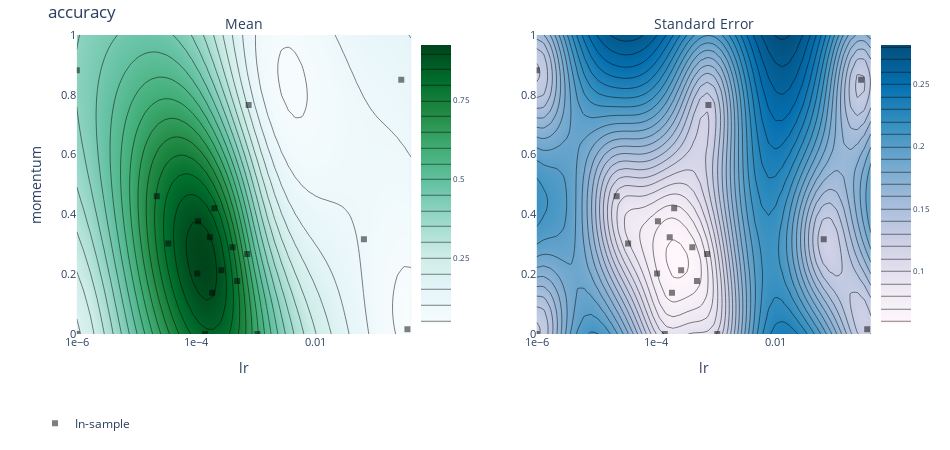

The code cell stored with this chart in its notebook:
### Code cell
# plot response surface 
render(plot_contour(model=model, param_x='lr', param_y='momentum', metric_name='accuracy'))

### Figure 1 — Plotly figure (JSON) as saved in the notebook; plotly's stock layout.template omitted (floating-point values rounded to 4 significant figures; data arrays with more than 128 entries replaced by an {"elided": "..."} marker saying what was removed)
{"data": [{"autocolorscale": false, "autocontour": true, "colorbar": {"tickfont": {"size": 8}, "ticksuffix": "", "x": 0.45, "y": 0.5}, "colorscale": [[0, "rgb(247,252,253)"], [0.125, "rgb(229,245,249)"], [0.25, "rgb(204,236,230)"], [0.375, "rgb(153,216,201)"], [0.5, "rgb(102,194,164)"], [0.625, "rgb(65,174,118)"], [0.75, "rgb(35,139,69)"], [0.875, "rgb(0,109,44)"], [1, "rgb(0,68,27)"]], "contours": {"coloring": "heatmap"}, "hoverinfo": "x+y+z", "ncontours": 25, "type": "contour", "x": [1e-06, 1.301e-06, 1.693e-06, 2.203e-06, 2.866e-06, 3.729e-06, 4.853e-06, 6.314e-06, 8.215e-06, 1.069e-05, 1.391e-05, 1.81e-05, 2.355e-05, 3.064e-05, 3.986e-05, 5.187e-05, 6.749e-05, 8.782e-05, 0.0001143, 0.0001487, 0.0001934, 0.0002517, 0.0003275, 0.0004261, 0.0005545, 0.0007214, 0.0009387, 0.001221, 0.001589, 0.002068, 0.00269, 0.003501, 0.004555, 0.005927, 0.007712, 0.01003, 0.01306, 0.01699, 0.0221, 0.02876, 0.03742, 0.04869, 0.06335, 0.08243, 0.1073, 0.1396, 0.1816, 0.2363, 0.3074, 0.4], "xaxis": "x", "y": [0, 0.02041, 0.04082, 0.06122, 0.08163, 0.102, 0.1224, 0.1429, 0.1633, 0.1837, 0.2041, 0.2245, 0.2449, 0.2653, 0.2857, 0.3061, 0.3265, 0.3469, 0.3673, 0.3878, 0.4082, 0.4286, 0.449, 0.4694, 0.4898, 0.5102, 0.5306, 0.551, 0.5714, 0.5918, 0.6122, 0.6327, 0.6531, 0.6735, 0.6939, 0.7143, 0.7347, 0.7551, 0.7755, 0.7959, 0.8163, 0.8367, 0.8571, 0.8776, 0.898, 0.9184, 0.9388, 0.9592, 0.9796, 1], "yaxis": "y", "z": {"elided": "50x50 float values"}, "zauto": true, "zmax": 0.9272, "zmin": -0.9272}, {"autocolorscale": false, "autocontour": true, "colorbar": {"tickfont": {"size": 8}, "ticksuffix": "", "x": 1, "y": 0.5}, "colorscale": [[0, "rgb(255,247,251)"], [0.1429, "rgb(236,231,242)"], [0.2857, "rgb(208,209,230)"], [0.4286, "rgb(166,189,219)"], [0.5714, "rgb(116,169,207)"], [0.7143, "rgb(54,144,192)"], [0.8571, "rgb(5,112,176)"], [1, "rgb(3,78,123)"]], "contours": {"coloring": "heatmap"}, "hoverinfo": "x+y+z", "ncontours": 25, "type": "contour", "x": [1e-06, 1.301e-06, 1.693e-06, 2.203e-06, 2.866e-06, 3.729e-06, 4.853e-06, 6.314e-06, 8.215e-06, 1.069e-05, 1.391e-05, 1.81e-05, 2.355e-05, 3.064e-05, 3.986e-05, 5.187e-05, 6.749e-05, 8.782e-05, 0.0001143, 0.0001487, 0.0001934, 0.0002517, 0.0003275, 0.0004261, 0.0005545, 0.0007214, 0.0009387, 0.001221, 0.001589, 0.002068, 0.00269, 0.003501, 0.004555, 0.005927, 0.007712, 0.01003, 0.01306, 0.01699, 0.0221, 0.02876, 0.03742, 0.04869, 0.06335, 0.08243, 0.1073, 0.1396, 0.1816, 0.2363, 0.3074, 0.4], "xaxis": "x2", "y": [0, 0.02041, 0.04082, 0.06122, 0.08163, 0.102, 0.1224, 0.1429, 0.1633, 0.1837, 0.2041, 0.2245, 0.2449, 0.2653, 0.2857, 0.3061, 0.3265, 0.3469, 0.3673, 0.3878, 0.4082, 0.4286, 0.449, 0.4694, 0.4898, 0.5102, 0.5306, 0.551, 0.5714, 0.5918, 0.6122, 0.6327, 0.6531, 0.6735, 0.6939, 0.7143, 0.7347, 0.7551, 0.7755, 0.7959, 0.8163, 0.8367, 0.8571, 0.8776, 0.898, 0.9184, 0.9388, 0.9592, 0.9796, 1], "yaxis": "y2", "z": {"elided": "50x50 float values"}}, {"hoverinfo": "text", "legendgroup": "In-sample", "marker": {"color": "black", "opacity": 0.5, "symbol": 1}, "mode": "markers", "name": "In-sample", "text": ["Arm 0_0<br>accuracy: 0.9 (SEM: None)<br>lr: 0.000201651<br>momentum: 0.420653", "Arm 10_0<br>accuracy: 0.148333 (SEM: None)<br>lr: 1e-06<br>momentum: 0", "Arm 11_0<br>accuracy: 0.920167 (SEM: None)<br>lr: 0.000486735<br>momentum: 0.17733", "Arm 12_0<br>accuracy: 0.932167 (SEM: None)<br>lr: 0.000406144<br>momentum: 0.290387", "Arm 13_0<br>accuracy: 0.91 (SEM: None)<br>lr: 0.000263878<br>momentum: 0.212977", "Arm 14_0<br>accuracy: 0.644833 (SEM: None)<br>lr: 0.0010632<br>momentum: 0", "Arm 15_0<br>accuracy: 0.415 (SEM: None)<br>lr: 1e-06<br>momentum: 0.881839", "Arm 16_0<br>accuracy: 0.265333 (SEM: None)<br>lr: 0.000718557<br>momentum: 0.26769", "Arm 17_0<br>accuracy: 0.887667 (SEM: None)<br>lr: 0.000104291<br>momentum: 0.202566", "Arm 18_0<br>accuracy: 0.899833 (SEM: None)<br>lr: 0.000185347<br>momentum: 0.137552", "Arm 1_0<br>accuracy: 0.1015 (SEM: None)<br>lr: 0.0645761<br>momentum: 0.317137", "Arm 2_0<br>accuracy: 0 (SEM: None)<br>lr: 0.345759<br>momentum: 0.0156127", "Arm 3_0<br>accuracy: 0.109833 (SEM: None)<br>lr: 0.27297<br>momentum: 0.849976", "Arm 4_0<br>accuracy: 0.109833 (SEM: None)<br>lr: 0.000756118<br>momentum: 0.765544", "Arm 5_0<br>accuracy: 0.827333 (SEM: None)<br>lr: 3.41109e-05<br>momentum: 0.302695", "Arm 6_0<br>accuracy: 0.790667 (SEM: None)<br>lr: 2.19211e-05<br>momentum: 0.460439", "Arm 7_0<br>accuracy: 0.915833 (SEM: None)<br>lr: 0.000169826<br>momentum: 0.323907", "Arm 8_0<br>accuracy: 0.892333 (SEM: None)<br>lr: 0.000107822<br>momentum: 0.376809", "Arm 9_0<br>accuracy: 0.82 (SEM: None)<br>lr: 0.000140548<br>momentum: 0"], "type": "scatter", "x": [0.0002017, 1e-06, 0.0004867, 0.0004061, 0.0002639, 0.001063, 1e-06, 0.0007186, 0.0001043, 0.0001853, 0.06458, 0.3458, 0.273, 0.0007561, 3.411e-05, 2.192e-05, 0.0001698, 0.0001078, 0.0001405], "xaxis": "x", "y": [0.4207, 0, 0.1773, 0.2904, 0.213, 0, 0.8818, 0.2677, 0.2026, 0.1376, 0.3171, 0.01561, 0.85, 0.7655, 0.3027, 0.4604, 0.3239, 0.3768, 0], "yaxis": "y"}, {"hoverinfo": "text", "legendgroup": "In-sample", "marker": {"color": "black", "opacity": 0.5, "symbol": 1}, "mode": "markers", "name": "In-sample", "showlegend": false, "text": ["Arm 0_0<br>accuracy: 0.9 (SEM: None)<br>lr: 0.000201651<br>momentum: 0.420653", "Arm 10_0<br>accuracy: 0.148333 (SEM: None)<br>lr: 1e-06<br>momentum: 0", "Arm 11_0<br>accuracy: 0.920167 (SEM: None)<br>lr: 0.000486735<br>momentum: 0.17733", "Arm 12_0<br>accuracy: 0.932167 (SEM: None)<br>lr: 0.000406144<br>momentum: 0.290387", "Arm 13_0<br>accuracy: 0.91 (SEM: None)<br>lr: 0.000263878<br>momentum: 0.212977", "Arm 14_0<br>accuracy: 0.644833 (SEM: None)<br>lr: 0.0010632<br>momentum: 0", "Arm 15_0<br>accuracy: 0.415 (SEM: None)<br>lr: 1e-06<br>momentum: 0.881839", "Arm 16_0<br>accuracy: 0.265333 (SEM: None)<br>lr: 0.000718557<br>momentum: 0.26769", "Arm 17_0<br>accuracy: 0.887667 (SEM: None)<br>lr: 0.000104291<br>momentum: 0.202566", "Arm 18_0<br>accuracy: 0.899833 (SEM: None)<br>lr: 0.000185347<br>momentum: 0.137552", "Arm 1_0<br>accuracy: 0.1015 (SEM: None)<br>lr: 0.0645761<br>momentum: 0.317137", "Arm 2_0<br>accuracy: 0 (SEM: None)<br>lr: 0.345759<br>momentum: 0.0156127", "Arm 3_0<br>accuracy: 0.109833 (SEM: None)<br>lr: 0.27297<br>momentum: 0.849976", "Arm 4_0<br>accuracy: 0.109833 (SEM: None)<br>lr: 0.000756118<br>momentum: 0.765544", "Arm 5_0<br>accuracy: 0.827333 (SEM: None)<br>lr: 3.41109e-05<br>momentum: 0.302695", "Arm 6_0<br>accuracy: 0.790667 (SEM: None)<br>lr: 2.19211e-05<br>momentum: 0.460439", "Arm 7_0<br>accuracy: 0.915833 (SEM: None)<br>lr: 0.000169826<br>momentum: 0.323907", "Arm 8_0<br>accuracy: 0.892333 (SEM: None)<br>lr: 0.000107822<br>momentum: 0.376809", "Arm 9_0<br>accuracy: 0.82 (SEM: None)<br>lr: 0.000140548<br>momentum: 0"], "type": "scatter", "x": [0.0002017, 1e-06, 0.0004867, 0.0004061, 0.0002639, 0.001063, 1e-06, 0.0007186, 0.0001043, 0.0001853, 0.06458, 0.3458, 0.273, 0.0007561, 3.411e-05, 2.192e-05, 0.0001698, 0.0001078, 0.0001405], "xaxis": "x2", "y": [0.4207, 0, 0.1773, 0.2904, 0.213, 0, 0.8818, 0.2677, 0.2026, 0.1376, 0.3171, 0.01561, 0.85, 0.7655, 0.3027, 0.4604, 0.3239, 0.3768, 0], "yaxis": "y2"}], "layout": {"annotations": [{"font": {"size": 14}, "showarrow": false, "text": "Mean", "x": 0.25, "xanchor": "center", "xref": "paper", "y": 1, "yanchor": "bottom", "yref": "paper"}, {"font": {"size": 14}, "showarrow": false, "text": "Standard Error", "x": 0.8, "xanchor": "center", "xref": "paper", "y": 1, "yanchor": "bottom", "yref": "paper"}], "autosize": false, "height": 450, "hovermode": "closest", "legend": {"orientation": "h", "x": 0, "y": -0.25}, "margin": {"b": 100, "l": 35, "pad": 0, "r": 35, "t": 35}, "title": {"text": "accuracy"}, "width": 950, "xaxis": {"anchor": "y", "autorange": false, "domain": [0.05, 0.45], "exponentformat": "e", "range": [-6, -0.3979], "tickfont": {"size": 11}, "tickmode": "auto", "title": {"text": "lr"}, "type": "log"}, "xaxis2": {"anchor": "y2", "autorange": false, "domain": [0.6, 1], "exponentformat": "e", "range": [-6, -0.3979], "tickfont": {"size": 11}, "tickmode": "auto", "title": {"text": "lr"}, "type": "log"}, "yaxis": {"anchor": "x", "autorange": false, "domain": [0, 1], "exponentformat": "e", "range": [0, 1], "tickfont": {"size": 11}, "tickmode": "auto", "title": {"text": "momentum"}, "type": "linear"}, "yaxis2": {"anchor": "x2", "autorange": false, "domain": [0, 1], "exponentformat": "e", "range": [0, 1], "tickfont": {"size": 11}, "tickmode": "auto", "type": "linear"}}}
